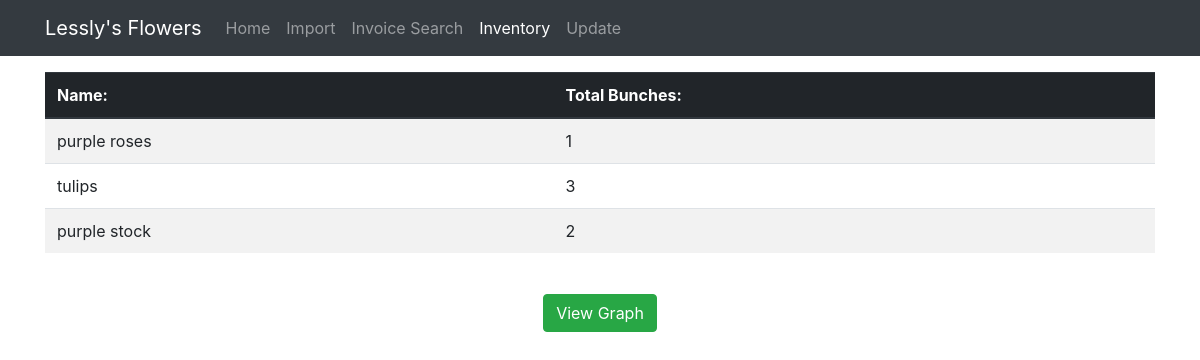
The app's page /inventory/, older data.
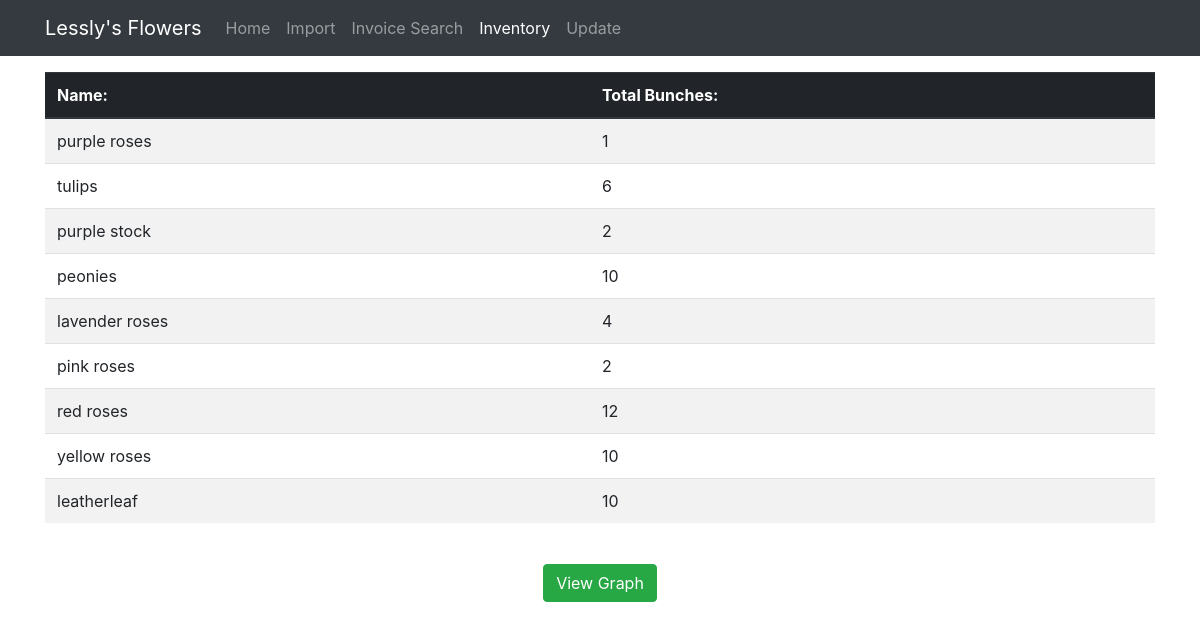
The same page, newer data.
### InvoiceImport/models.py (models this page shows, shortened)
class Inventory(models.Model):
    product             = models.ForeignKey("InvoiceImport.Product", on_delete=models.CASCADE)
    total_units         = models.IntegerField(default=0)

class Product(models.Model):
    name            = models.CharField(max_length=300)
    unit_type       = models.CharField(max_length=50, default='bunch', choices=UNIT_TYPE_CHOICES)
    unit_price      = models.DecimalField(max_digits=6, decimal_places=2)

### InvoiceImport/views.py (the view)
# urls.py: url(r'^inventory/$', views.inventory_view, name='inventory'),
def inventory_view(request):
    products = Inventory.objects.all()
    context = {
        'products': products
    }
    return render(request, "inventory_view.html", context)

### InvoiceImport/templates/inventory_view.html
{% extends "base/base.html" %}
{% block content %}
<table class="table table-striped" align="center">
    <thead class="thead-dark">
    <tr>
        <th> Name:</th>
        <th> Total Bunches:</th>
    </tr>
    </thead>
    <tbody>
    {% for product in products %}
    <tr>
        <td> {{ product.product.name }}</td>
        <td> {{ product.total_units}}</td>
    </tr>
    {% endfor %}
    </tbody>
</table>
<div align="center" style="padding:25px">
    {% include 'forms/inventory_graph_form.html' %}
</div>
{% endblock %}

### InvoiceImport/templates/base/base.html (shortened to what this page needs)
<html lang='en'>
<head>
    {% include 'base/css.html' %}
</head>
<body>
{% include 'base/navbar.html' with brand_name="Lessly's Flowers"%}
<div class="container">
    {% block content %}
    {% endblock %}
</div>
</body>
</html>

### InvoiceImport/templates/base/css.html (shortened to what this page needs)
{% load static %}
    <link rel="stylesheet" href="https://cdn.jsdelivr.net/npm/bootstrap@4.0.0/dist/css/bootstrap.min.css">

### InvoiceImport/templates/base/navbar.html (shortened to what this page needs)
{% url 'import:home' as home_url %}
{% url 'import:import' as import_url %}
{% url 'import:invoices' as invoices_url %}
{% url 'import:inventory' as inventory_url %}
{% url 'import:select_product_to_update' as select_product_to_update_url %}
{% load static %}
<nav class="navbar navbar-expand-lg navbar-dark bg-dark mb-3">
  <div class="container">
  <a class="navbar-brand" href="{{ home_url }}">
    {%if brand_name %} {{brand_name}} {% else %} Lessly's Flowers {% endif %}
  </a>
  <div class="collapse navbar-collapse" id="navbarSupportedContent">
    <ul class="navbar-nav mr-auto">
      <li class="nav-item {% if request.path == home_url %} active {% endif %}">
        <a class="nav-link" href="{{ home_url }}">Home <span class="sr-only">(current)</span></a>
      </li>
      <li class="nav-item {% if request.path == import_url %} active {% endif %}">
        <a class="nav-link" href="{{ import_url }}">Import</a>
      </li>
      <li class="nav-item {% if request.path == invoices_url %} active {% endif %}">
        <a class="nav-link" href="{{ invoices_url }}">Invoice Search</a>
      </li>
      <li class="nav-item {% if request.path == inventory_url %} active {% endif %}">
        <a class="nav-link" href="{{ inventory_url }}"> Inventory </a>
      </li>
      <li class="nav-item {% if request.path == select_product_to_update_url %} active {% endif %}">
        <a class="nav-link" href="{{ select_product_to_update_url }}"> Update </a>
      </li>
    </ul>
   </div>
</div>
</nav>

### InvoiceImport/templates/forms/inventory_graph_form.html (shortened to what this page needs)
<form class="inventory-graph-form" method="GET" action='{% url "import:inventory_graph" %}' data-endpoint='{% url "import:inventory_graph" %}'
      class="form" name="invoiceForm">
    <button type="submit" class="btn btn-success">View Graph</button>
</form>

### InvoiceImport/templates/base/js.html (shortened to what this page needs)
{% load static %}

Row changes from the older to the newer data that the page shows:
changed Inventory "tulips": total_units "3" → "6"
added Inventory: product.name "peonies", total_units "10"
added Inventory: product.name "lavender roses", total_units "4"
added Inventory: product.name "pink roses", total_units "2"
added Inventory: product.name "red roses", total_units "12"
added Inventory: product.name "yellow roses", total_units "10"
added Inventory: product.name "leatherleaf", total_units "10"
